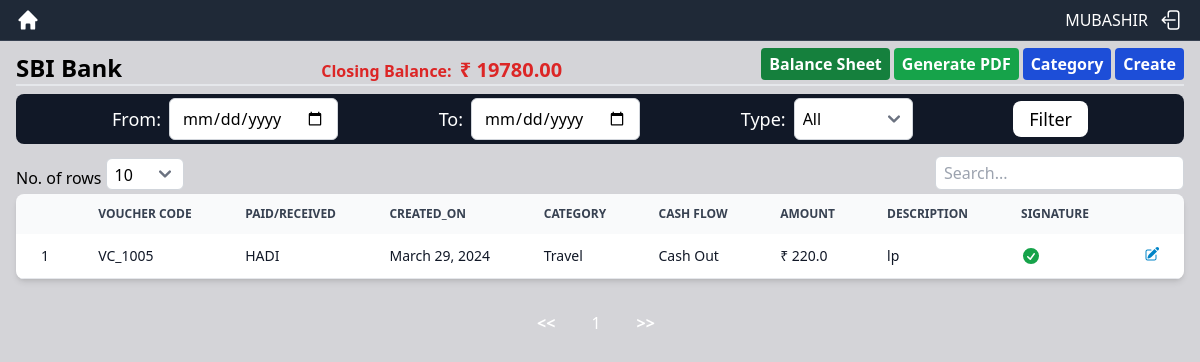
Page /view_sbi_pettycash/ (signed in) on the committed database.
### pettycash_app/models.py (models this page shows, shortened)
class SBIBank(models.Model):
    CASH_FLOW = (
        ('Cash In', 'Cash In'),
        ('Cash Out', 'Cash Out'),
    )
    id = models.UUIDField(primary_key=True, default=uuid.uuid4, unique=True, editable=False)
    voucher_code = models.CharField(max_length=150, blank=True, unique=True)
    to_or_from = models.CharField(max_length=200)
    created_date = models.DateField(default=current_date)
    category = models.ForeignKey(Category, on_delete=models.CASCADE)
    cash_flow = models.CharField(max_length=50, choices=CASH_FLOW)
    amount = models.FloatField()
    description = models.CharField(max_length=1200)
    image = models.ImageField(blank=True, null=True, upload_to="voucher_signature/")

class Category(models.Model):
    id = models.UUIDField(primary_key=True, default=uuid.uuid4, unique=True, editable=False)
    category = models.CharField(max_length=100)
    general_ledger_code = models.IntegerField(unique=True)
    def __str__(self):
        return self.category

### pettycash_app/views.py (the view)
# urls.py: path('view_sbi_pettycash/', views.viewSBIPettyCash, name='view_sbi_pettycash'),
@login_required
def viewSBIPettyCash(request):
    sbi_pettycashes = SBIBank.objects.all().order_by('-voucher_code')
    sbi_pettycash_exists = sbi_pettycashes.exists()
    context = {'sbi_pettycashes': sbi_pettycashes, 'sbi_pettycash_exists': sbi_pettycash_exists}
    return render(request, 'sbi_bank/view_sbi_pettycash.html', context)

### pettycash_app/templates/sbi_bank/view_sbi_pettycash.html (shortened to what this page needs)
{% extends 'index.html' %}
{% load static %}
{% block content %}
    <div class="flex justify-between items-end">
        <span class="text-2xl font-bold flex self-end">SBI Bank</span>
        <div class="text-red-600">
            <span class="font-bold me-1">Closing Balance:</span>
            <span id="OBAmount" class="font-bold text-xl"></span>
        </div>
        <div class="flex gap-x-1">
            {% if request.user.is_staff %}
            <a href="{% url "pettycash_app:sbi_balance_sheet" %}"><button class="bg-green-700 p-1 px-2 mb-1 text-base font-bold rounded text-white cursor-pointer">Balance Sheet</button></a>
            <button id="generatePDF" data-modal-target="pdf-modal" data-modal-toggle="pdf-modal" class="block bg-green-600 p-1 px-2 mb-1 text-base font-bold rounded text-white cursor-pointer">Generate PDF</button>
            <a href="{% url "pettycash_app:category" %}"><button class="bg-blue-700 p-1 px-2 mb-1 text-base font-bold rounded text-white cursor-pointer">Category</button></a>
            {% endif %}
            <a href="{% url "pettycash_app:create_sbi_pettycash" %}"><button class="bg-blue-700 p-1 px-2 mb-1 text-base font-bold rounded text-white cursor-pointer">Create</button></a>
        </div>
    </div>
    <hr class="border dark:border-gray-800">
    <div class="flex justify-between gap-x-12 mt-2 p-1 rounded-lg pl-24 pr-24 bg-gray-900">
        <div class="flex items-center gap-x-2">
            <label for="fromDate" class="block text-lg font-medium text-white">From:</label>
            <input type="date" id="fromDate" name="fromDate" class="border border-gray-300 rounded-md focus:outline-none focus:border-blue-500">
        </div>
        <div class="flex items-center gap-x-2">
            <label for="toDate" class="block text-lg font-medium text-white">To:</label>
            <input type="date" id="toDate" name="toDate" class="border border-gray-300 rounded-md focus:outline-none focus:border-blue-500">
        </div>
        <div class="flex items-center gap-x-2">
            <label for="cashType" class="block text-lg font-medium text-white">Type:</label>
            <select id="cashType" name="cashType" class="border border-gray-300 rounded-md focus:outline-none focus:border-blue-500 p-2">
                <option value="All">All</option>
            </select>
        </div>
        <div class="flex items-center gap-x-2">
            <button id="filterButton" TYPE="submit" class="block text-lg font-medium bg-white rounded-lg p-1 px-4 hover:bg-gray-500">Filter</button>
        </div>
    </div>
    <div class="mt-3">
        {% if sbi_pettycash_exists %}
        <div class="flex justify-between mb-1">
            <div class="flex items-end">
                <span class="font-medium">No. of rows</span>
                <select id="showEntriesSelect" class="ms-1 px-2 py-1 w-18 h-8 border border-gray-300 rounded-md focus:outline-none focus:border-blue-500">
                    <option value="10">10</option>
                </select>
            </div>
            <input type="text" id="searchInput" placeholder="Search..." class="px-2 py-1 border border-gray-300 rounded-md focus:outline-none focus:border-blue-500">
        </div>
        <div class="relative overflow-x-auto shadow-md sm:rounded-lg">
            <table id="pettycash_table" class="w-full text-sm text-left rtl:text-right text-gray-500 dark:text-gray-400">
                <thead id="pettycash_table_head" class="text-xs text-gray-700 uppercase bg-gray-50 dark:bg-gray-700 dark:text-gray-400">
                    <tr>
                        <th scope="col" class="px-6 py-3 text-center"></th>
                        <th scope="col" class="px-6 py-3">Voucher Code</th>
                        <th scope="col" class="px-6 py-3">Paid/Received</th>
                        <th scope="col" class="px-6 py-3">Created_on</th>
                        <th scope="col" class="px-6 py-3">Category</th>
                        <th scope="col" class="px-6 py-3">Cash Flow</th>
                        <th scope="col" class="px-6 py-3">Amount</th>
                        <th scope="col" class="px-6 py-3">Description</th>
                        <th scope="col" class="px-6 py-3">Signature</th>
                        <th scope="col" class="px-6 py-3"></th>
                    </tr>
                </thead>
                <tbody id="pettycash_table_body">
                    {% for sbi_pettycash in sbi_pettycashes %}
                        <tr class="bg-white border-b dark:bg-gray-800 dark:border-gray-700 hover:bg-gray-50 dark:hover:bg-gray-600">
                            <th scope="row" class="px-6 py-3 font-medium text-gray-900 whitespace-nowrap dark:text-white text-center"><a href="{% url "pettycash_app:each_sbi_pettycash" sbi_pettycash.id %}">{{ forloop.counter }}</a></th>
                            <th scope="row" class="px-6 py-3 font-medium text-gray-900 whitespace-nowrap dark:text-white"><a href="{% url "pettycash_app:each_sbi_pettycash" sbi_pettycash.id %}">{{ sbi_pettycash.voucher_code }}</a></th>
                            <th scope="row" class="px-6 py-3 font-medium text-gray-900 whitespace-nowrap dark:text-white uppercase"><a href="{% url "pettycash_app:each_sbi_pettycash" sbi_pettycash.id %}">{{ sbi_pettycash.to_or_from }}</a></th>
                            <th scope="row" class="px-6 py-3 font-medium text-gray-900 whitespace-nowrap dark:text-white"><a href="{% url "pettycash_app:each_sbi_pettycash" sbi_pettycash.id %}">{{ sbi_pettycash.created_date }}</a></th>
                            <th scope="row" class="px-6 py-3 font-medium text-gray-900 whitespace-nowrap dark:text-white"><a href="{% url "pettycash_app:each_sbi_pettycash" sbi_pettycash.id %}">{{ sbi_pettycash.category }}</a></th>
                            <th scope="row" class="px-6 py-3 font-medium text-gray-900 whitespace-nowrap dark:text-white"><a href="{% url "pettycash_app:each_sbi_pettycash" sbi_pettycash.id %}">{{ sbi_pettycash.cash_flow }}</a></th>
                            <th scope="row" class="px-6 py-3 font-medium text-gray-900 whitespace-nowrap dark:text-white"><a href="{% url "pettycash_app:each_sbi_pettycash" sbi_pettycash.id %}">&#8377; {{ sbi_pettycash.amount }}</a></th>
                            <th scope="row" class="px-6 py-3 font-medium text-gray-900 whitespace-nowrap dark:text-white"><a href="{% url "pettycash_app:each_sbi_pettycash" sbi_pettycash.id %}">{{ sbi_pettycash.description }}</a></th>
                            <th scope="row" class="px-6 py-3 font-medium text-gray-900 whitespace-nowrap dark:text-white"><a href="{% url "pettycash_app:each_sbi_pettycash" sbi_pettycash.id %}">
                            </a></th>
                            <th scope="row" class="px-6 py-3 flex justify-end font-medium text-gray-900 whitespace-nowrap dark:text-white">
                                <div class="flex gap-x-2">
                                    <div data-modal-target="update-modal" data-modal-toggle="update-modal" data-categoryId="{{category.id}}" class="category-update-icon">
                                        <a href="{% url "pettycash_app:update_sbi_pettycash" sbi_pettycash.id  %}">
                                        </a>
                                    </div>
                                </div>
                            </th>
                        </tr>
                    {% endfor %}
                </tbody>
            </table>
        </div>
        <div id="pagination" class="flex justify-center mt-6">
        </div>
        {% else %}
            <div class="flex justify-center">
                <span class="font-bold text-xl">No SBI Bank petty cash to view. <a href="{% url "pettycash_app:create_sbi_pettycash" %}" class="text-blue-700 cursor-pointer">Create</a> a petty cash.</span>
            </div>
        {% endif %}
    </div>
{% endblock content %}

### pettycash_app/templates/index.html (shortened to what this page needs)
{% load static %}
<!DOCTYPE html>
<html>
    <head>
        <script src="https://cdn.tailwindcss.com"></script>
        <link href="https://cdnjs.cloudflare.com/ajax/libs/flowbite/2.3.0/flowbite.min.css" rel="stylesheet" />
        <link rel="stylesheet" type="text/css" href="https://cdnjs.cloudflare.com/ajax/libs/jqueryui/1.12.1/jquery-ui.min.css">
    </head>
    <body id="pageBodyView" class="bg-zinc-300 scroll-smooth">
        <nav class="fixed top-0 z-50 w-full border-b bg-gray-800 border-gray-700">
            <div class="flex items-center justify-between text-white font-bold p-2 px-4">
                <div>
                    <a href="{% url "pettycash_app:choose_cashbook" %}" class="flex items-center">
                    </a>
                </div>
                <div class="flex items-center gap-x-3">
                    <span class="font-medium uppercase">{{request.user}}</span>
                    <a href="/auth/logout/">
                    </a>
                </div>
            </div>
        </nav>
        <div class="mt-10 px-4 py-2">
            {% block content %}{% endblock content %}
        </div>
    </body>
</html>

### rows in the picture
SBIBank: voucher_code "VC_1005", to_or_from "HADI", created_date "March 29, 2024", category "Travel", cash_flow "Cash Out", amount "220.0", description "lp"

### other values in the picture
{{ request.user }} "MUBASHIR"
